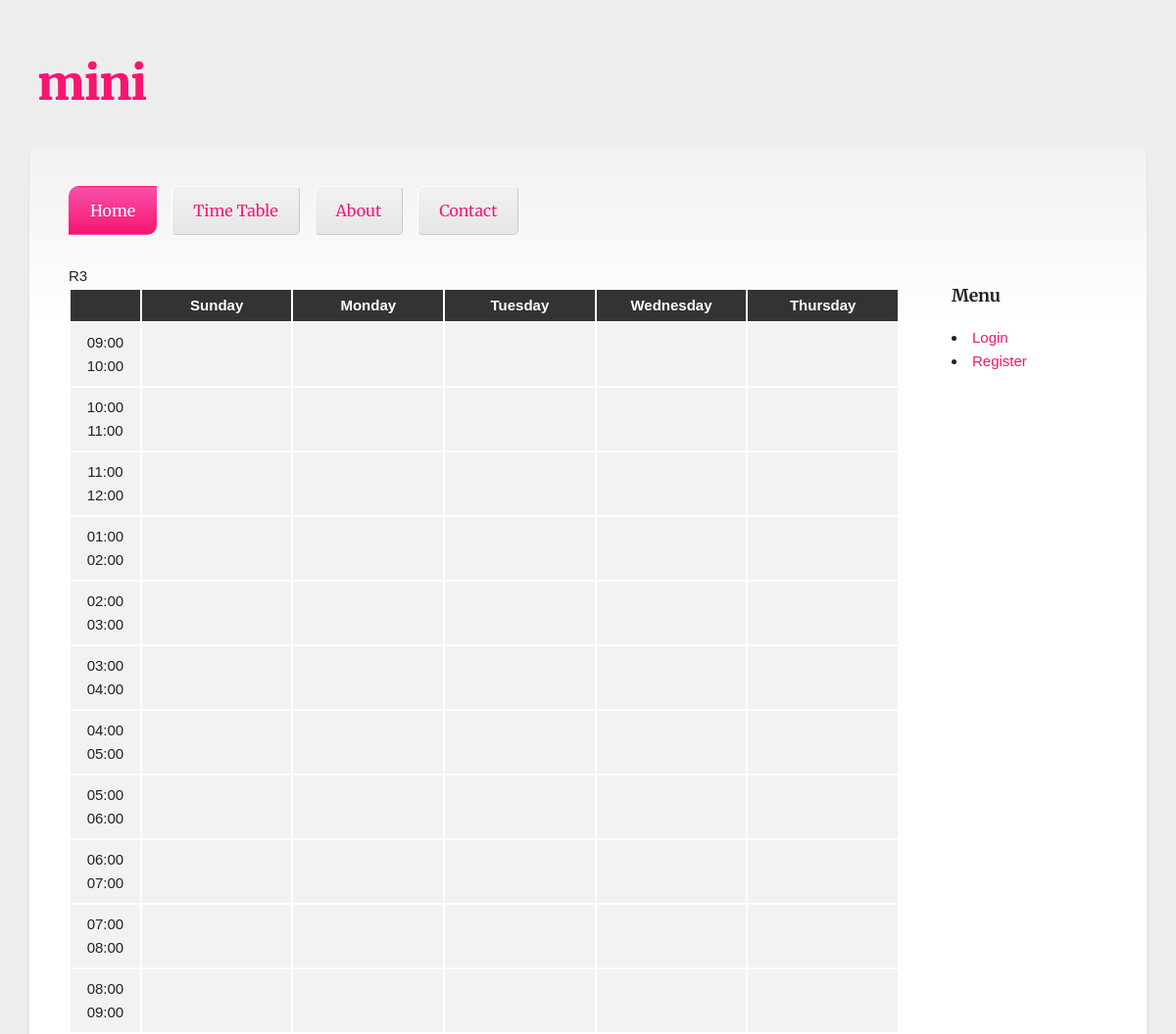
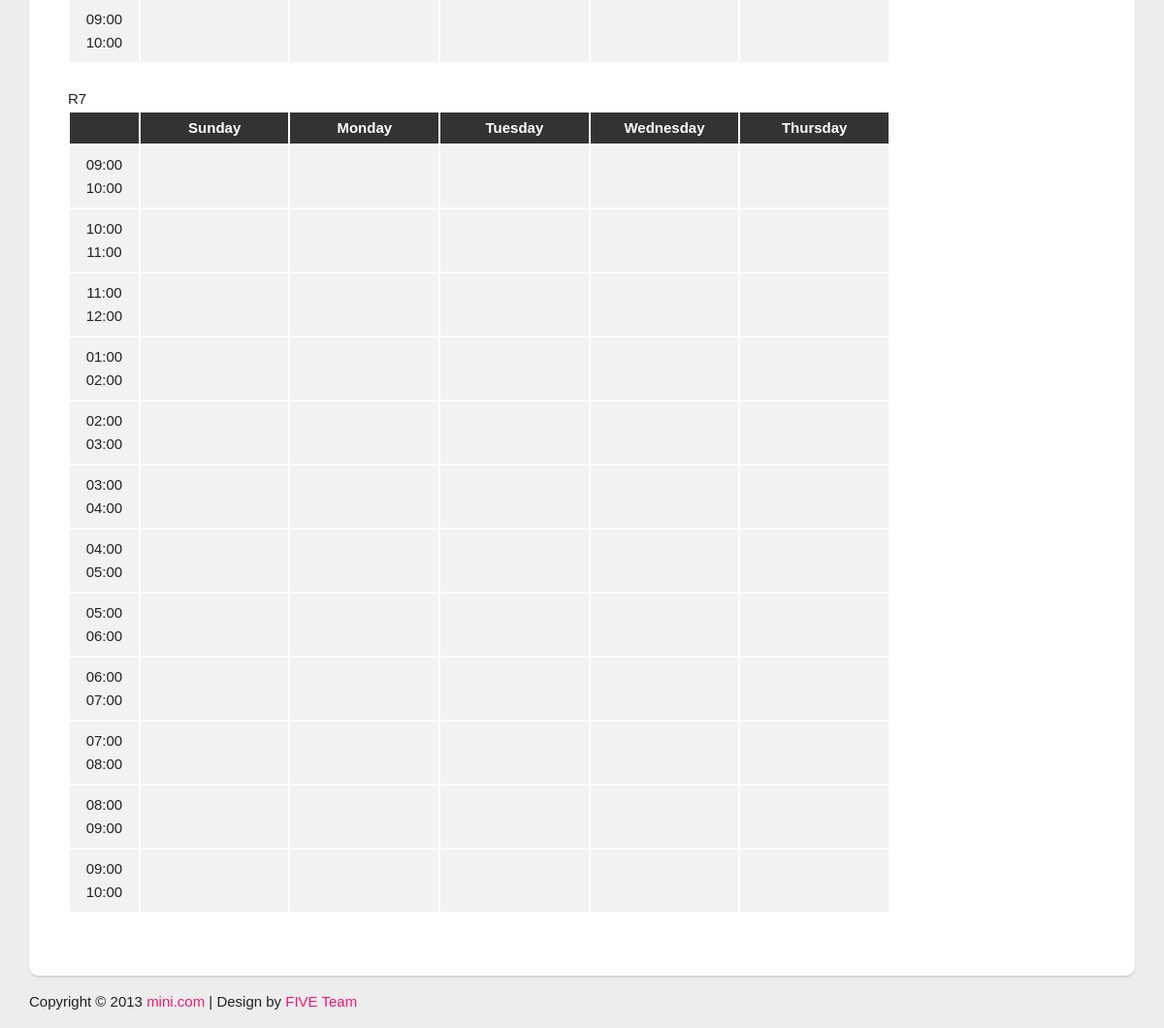
The page /STable.php on the database its author committed (2 pictures, top to bottom).
### tables this page shows
CREATE TABLE IF NOT EXISTS `rooms` (
  `id` int(11) NOT NULL AUTO_INCREMENT,
  `name` varchar(50) NOT NULL,
  `no_seats` int(11) NOT NULL,
  `isLab` tinyint(2) NOT NULL,
  PRIMARY KEY (`id`)
);

### www/classes/database_objects.php (called while the page is built, shortened)
<?php require_once("database.php"); ?>
<?php
class DatabaseObject
{
	static protected $tablename;
	static function find_by_sql($sql)
	{
		global $database;
		$result = mysql_query($sql , $database->connection);
		$database->confirm_query($result);
		$objects_array = array();
		while($row = $database->fetch_array($result))
		{
			$objects_array[] = static::instantiate($row);
		}
		return $objects_array;
	}
	static function find_all()
	{
		$query = "SELECT * FROM "  . static::$tablename;
		return static::find_by_sql($query);
	}
	static function find_by_id($id)
	{
		$query = "SELECT * FROM ". static::$tablename . " WHERE id = {$id} LIMIT 1";
		$result = static::find_by_sql($query);
		return empty($result)? false : array_shift($result);
	}
	static function instantiate($record)
	{
		$object = new $class;
		foreach ($record as $attribute=>$value)
		{
			if($object->has_attribute($attribute))
			{
				$object->$attribute = $value;
			}
		}
		return $object;
	}
	function has_attribute($attribute)
	{
	    $object_vars = get_object_vars($this);
		return array_key_exists($attribute , $object_vars);
	}
}
?>

### www/classes/database.php (called while the page is built, shortened)
<?php
class Database
{
	public $connection;
	private $localhost;
	private $username;
	private $password;
	public function __construct($localhost="" , $username ="" , $password = "")
	{
		$this->localhost = $localhost;
		$this->username =  $username;
		$this->password = $password;
	}
	public function select_db($db_name)
	{
		$result = mysql_select_db($db_name , $this->connection);
	}
	public function open_connection()
	{
		$this->connection = mysql_connect( $this->localhost  , $this->username , $this->password);
	}
	public function fetch_array($result)
	{
	return mysql_fetch_array($result);
	}
}
$database = new Database("localhost" , "root" , "yoyo");
?>

### www/STable.php (the view, shortened to what this page needs)
<?php
include("includes/functions.php");
?>
<!DOCTYPE html PUBLIC "-//W3C//DTD XHTML 1.0 Transitional//EN" "http://www.w3.org/TR/xhtml1/DTD/xhtml1-transitional.dtd">
<html xmlns="http://www.w3.org/1999/xhtml">
<head>
<link href="stylesheets/table.css" rel="stylesheet">
</head>
<body bgcolor="#dedede">
<?php include("includes/header.php");
$roomObj = new Room;
$rooms = $roomObj->find_all();
for($rs = 1; $rs <= count($rooms); $rs++) {
	$roomObj = new Room;
	$roomNow = $roomObj->find_by_id($rs);
	echo $roomNow->name;
?>
<table width="100%">
<tbody><tr class="head">
<th></th><th>Sunday</th><th>Monday</th><th>Tuesday</th><th>Wednesday</th><th>Thursday</th>
</tr>
<?php
$time = 9;
for($i = 0; $i < 12; $i++) {
?>
<tr bgcolor="#f2f2f2" class="edit_tr">
<td class="edit_td2" width="8.5%">
<span class="text"><?php if($time < 10) echo "0$time:00 "; else echo "$time:00 "?><?php if($time+1 < 10) echo "0";  ?><?php echo $time+1;  ?><?php echo ":00" ?></span>
</td>
<?php
for($j = 0; $j < 5; $j++) {
?>
<td class="edit_td" width="18.3%">
</td>
<?php
}
?>
</tr>
<?php
$time++;
if($time == 12)
	$time = 1;
}
?>
</table>
<?php
echo "<br>";
}
include("includes/footer.php")?>
</body>
</html>

### www/stylesheets/table.css (style rules this page uses)
td { padding:8px; text-align:center; }
body { font-family:Arial, Helvetica, sans-serif; font-size:16px; }
th { font-weight:bold; text-align:center; padding:4px; }
.head { background-color:#333; color:#FFFFFF }

### www/stylesheets/style.css (style rules this page uses)
html { font-size: 100%; -webkit-text-size-adjust: 100%; -ms-text-size-adjust: 100%; font-family: "Open Sans", "Helvetica Neue", sans-serif; color: #222222; }
body { margin: 0; font-size: 15px; line-height: 1.6; width: 100%; max-width: 1140px; min-width: 755px; margin: 0 auto; background-color: #ededed; background-image: url(images/bg.png); background-repeat: repeat; background-attachment: fixed; }
* { -webkit-box-sizing: border-box; -moz-box-sizing: border-box; -ms-box-sizing: border-box; box-sizing: border-box; }

### rows shown on the page
rooms: name "R3", time "9", time "10", time "11", time "12", time "1", time "2", time "3", time "4", time "5", time "6", time "7", time "8"
rooms: name "R7", time "9", time "10", time "11", time "12", time "1", time "2", time "3", time "4", time "5", time "6", time "7", time "8"
